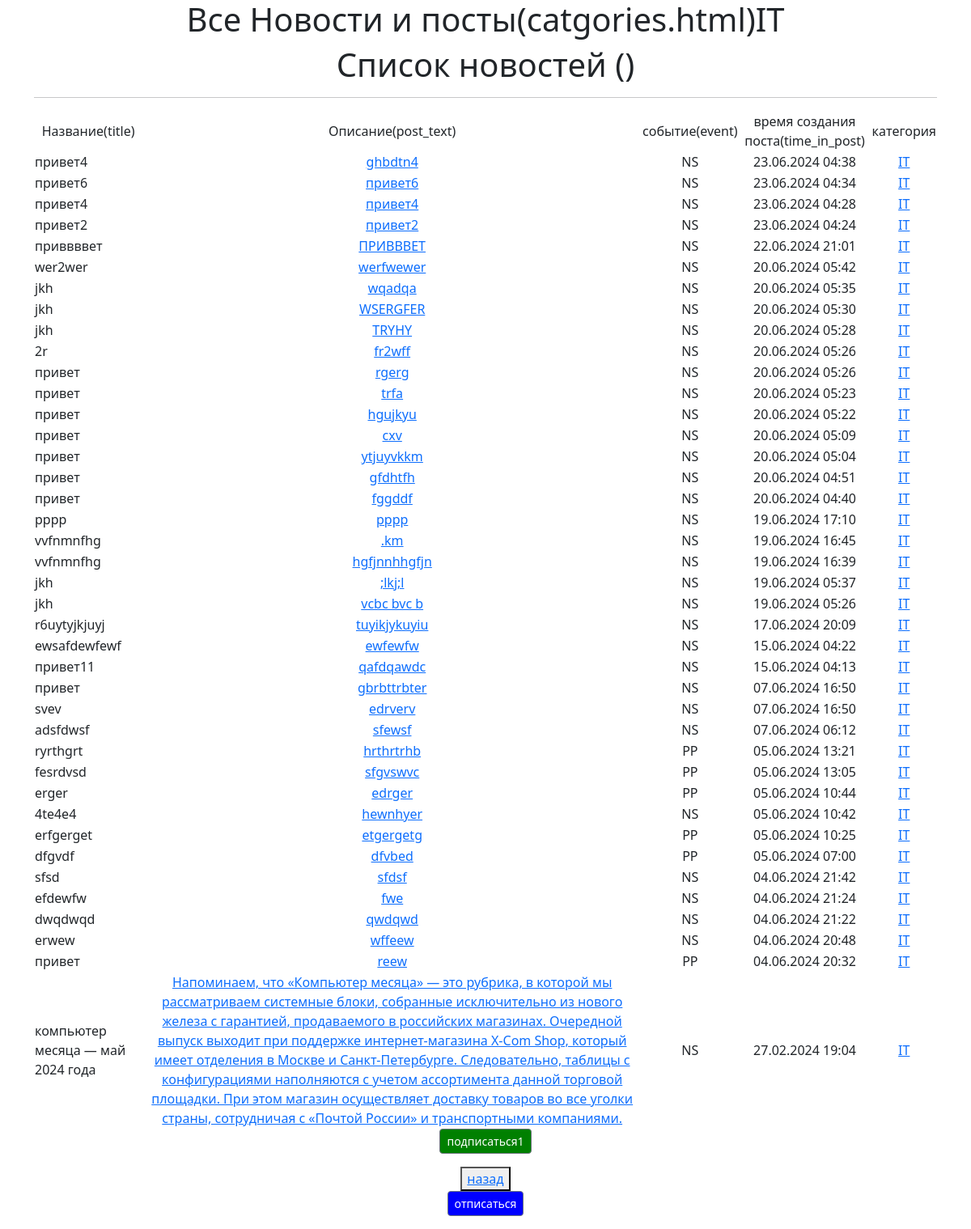
The app's page /post_create/category/2/ with its own data.
### news/models.py (models this page shows, shortened)
class Post(models.Model):
    object = None
    news = "NS"
    papers = "PP"
    event_choose = [(news, "Новость"), (papers, "Статья")]
    post_author = models.ForeignKey(Author, on_delete=models.CASCADE)
    categories = models.ManyToManyField(Category, through=PostCategory)
    time_in_post = models.DateTimeField(auto_now_add=True)
    event = models.CharField(choices=event_choose, max_length=2)
    title = models.CharField(max_length=199)
    post_text = models.TextField()
    post_rating = models.IntegerField(default=0)

class Category(models.Model):
   objects = None
   name = models.CharField(max_length=128, unique=True)  # максмиальная длина 128 знаков, уникальное поле
   subscribers = models.ManyToManyField(User, blank=True, related_name='categories')
   def __str__(self):
       return self.name

### news/views.py (the view)
# urls.py: path('category/<int:pk>/', CategoryList.as_view(), name='categories'),#http://127.0.0.1:8000/post_create/category/2/
class CategoryList(ListView):
    model = Post
    template_name = 'categories.html'
    context_object_name = 'categories'
    def get_queryset(self):
        self.category = get_object_or_404(Category, id=self.kwargs['pk'])
        queryset = Post.objects.filter(categories=self.category).order_by('-time_in_post')
        return queryset
    def get_context_data(self, **kwargs):
        context = super().get_context_data(**kwargs)
        context['is_not_subscriber'] = self.request.user not in self.category.subscribers.all()
        context['category'] = self.category
        return context

### news/templatetags/custom_filters.py (called while the page is built)
@register.filter(name='censor')
def censor(value):
    for sw in stop_words:
        value = value.lower().replace(sw.lower(), '...')
    return value

@register.filter(name='preview')
def preview(value):
    if len(value) > 50:
        return value[:51] + '...'
    else:
        return value

### templates/categories.html (shortened to what this page needs)
{% extends 'flatpages/default.html' %}
{% load custom_filters %}!
{% block content %}
   <h1>Все Новости и посты(catgories.html){{ category }}</h1>
    <h1>Список новостей ({{ news_count }})</h1>
   <hr>
    {% if categories %}
       <table>
           <tr>
               <td>Название(title)</td>
               <td>Описание(post_text)</td>
               <td>событие(event)</td>
               <td>время создания поста(time_in_post)</td>
               <td>категория</td>
           </tr>{% for post in categories %}<tr>
              <td align="left">{{ post.title|censor|preview }}</td>
              <td><a href="{% url 'posts_detail' post.pk %}">{{ post.post_text }}</a></td>
               <td>{{ post.event }}</td>
               <td>{{ post.time_in_post|date:'d.m.Y H:i' }}</td>
               <td>{% for category in post.categories.all %}
                   <a href="{% url 'categories' category.id%}"> {{category }}</a>
                   {% endfor %}
                </td>
		   </tr>
		   {% endfor %}
       </table>
       {% if is_not_subscriber %}
       <p class="text-center"><a href="{% url 'subscribe' category.id %}"style="background-color:green" class="btn btn-secondary btn-sm">подписаться1</a></p>
       {% endif %}
   {% else %}
       <h2>новостей нет!</h2>
   {% endif %}
<button><a href="{% url 'posts_detail1' %}">назад </a></button> <br />
<p class="text-center"><a href="{% url 'unsubscribe' category.id %}"style="background-color:blue" class="btn btn-secondary btn-sm">отписаться</a></p>
{% endblock content %}

### records on screen
Post: title|censor "привет4", post_text "ghbdtn4", event "NS", time_in_post "23.06.2024 04:38"
Category: name "IT"
Post: title|censor "привет6", post_text "привет6", event "NS", time_in_post "23.06.2024 04:34"
Post: title|censor "привет4", post_text "привет4", event "NS", time_in_post "23.06.2024 04:28"
Post: title|censor "привет2", post_text "привет2", event "NS", time_in_post "23.06.2024 04:24"
Post: title|censor "приввввет", post_text "ПРИВВВЕТ", event "NS", time_in_post "22.06.2024 21:01"
Post: title|censor "wer2wer", post_text "werfwewer", event "NS", time_in_post "20.06.2024 05:42"
Post: title|censor "jkh", post_text "wqadqa", event "NS", time_in_post "20.06.2024 05:35"
Post: title|censor "jkh", post_text "WSERGFER", event "NS", time_in_post "20.06.2024 05:30"
Post: title|censor "jkh", post_text "TRYHY", event "NS", time_in_post "20.06.2024 05:28"
Post: title|censor "2r", post_text "fr2wff", event "NS", time_in_post "20.06.2024 05:26"
Post: title|censor "привет", post_text "rgerg", event "NS", time_in_post "20.06.2024 05:26"
Post: title|censor "привет", post_text "trfa", event "NS", time_in_post "20.06.2024 05:23"
Post: title|censor "привет", post_text "hgujkyu", event "NS", time_in_post "20.06.2024 05:22"
Post: title|censor "привет", post_text "cxv", event "NS", time_in_post "20.06.2024 05:09"
Post: title|censor "привет", post_text "ytjuyvkkm", event "NS", time_in_post "20.06.2024 05:04"
Post: title|censor "привет", post_text "gfdhtfh", event "NS", time_in_post "20.06.2024 04:51"
Post: title|censor "привет", post_text "fggddf", event "NS", time_in_post "20.06.2024 04:40"
Post: title|censor "pppp", post_text "pppp", event "NS", time_in_post "19.06.2024 17:10"
Post: title|censor "vvfnmnfhg", post_text ".km", event "NS", time_in_post "19.06.2024 16:45"
Post: title|censor "vvfnmnfhg", post_text "hgfjnnhhgfjn", event "NS", time_in_post "19.06.2024 16:39"
Post: title|censor "jkh", post_text ";lkj;l", event "NS", time_in_post "19.06.2024 05:37"
Post: title|censor "jkh", post_text "vcbc bvc b", event "NS", time_in_post "19.06.2024 05:26"
Post: title|censor "r6uytyjkjuyj", post_text "tuyikjykuyiu", event "NS", time_in_post "17.06.2024 20:09"
Post: title|censor "ewsafdewfewf", post_text "ewfewfw", event "NS", time_in_post "15.06.2024 04:22"
Post: title|censor "привет11", post_text "qafdqawdc", event "NS", time_in_post "15.06.2024 04:13"
Post: title|censor "привет", post_text "gbrbttrbter", event "NS", time_in_post "07.06.2024 16:50"
Post: title|censor "svev", post_text "edrverv", event "NS", time_in_post "07.06.2024 16:50"
Post: title|censor "adsfdwsf", post_text "sfewsf", event "NS", time_in_post "07.06.2024 06:12"
Post: title|censor "ryrthgrt", post_text "hrthrtrhb", event "PP", time_in_post "05.06.2024 13:21"
Post: title|censor "fesrdvsd", post_text "sfgvswvc", event "PP", time_in_post "05.06.2024 13:05"
Post: title|censor "erger", post_text "edrger", event "PP", time_in_post "05.06.2024 10:44"
Post: title|censor "4te4e4", post_text "hewnhyer", event "NS", time_in_post "05.06.2024 10:42"
Post: title|censor "erfgerget", post_text "etgergetg", event "PP", time_in_post "05.06.2024 10:25"
Post: title|censor "dfgvdf", post_text "dfvbed", event "PP", time_in_post "05.06.2024 07:00"
Post: title|censor "sfsd", post_text "sfdsf", event "NS", time_in_post "04.06.2024 21:42"
Post: title|censor "efdewfw", post_text "fwe", event "NS", time_in_post "04.06.2024 21:24"
Post: title|censor "dwqdwqd", post_text "qwdqwd", event "NS", time_in_post "04.06.2024 21:22"
Post: title|censor "erwew", post_text "wffeew", event "NS", time_in_post "04.06.2024 20:48"
Post: title|censor "привет", post_text "reew", event "PP", time_in_post "04.06.2024 20:32"
Post: title|censor "компьютер месяца — май 2024 года", post_text "Напоминаем, что «Компьютер месяца» — это рубрика, в которой мы рассматриваем системные блоки, собранные исключительно из нового железа с гарантией, продаваемого в российских магазинах. Очередной выпуск выходит при поддержке интернет-магазина X-Com Shop, который имеет отделения в Москве и Санкт-Петербурге. Следовательно, таблицы с конфигурациями наполняются с учетом ассортимента данной торговой площадки. При этом магазин осуществляет доставку товаров во все уголки страны, сотрудничая с «Почтой России» и транспортными компаниями.", event "NS", time_in_post "27.02.2024 19:04"
